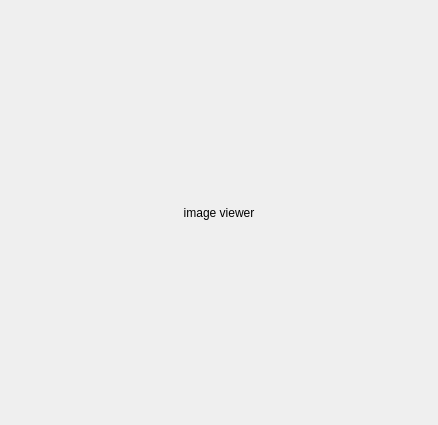
<?xml version="1.0" encoding="UTF-8"?>
<ui version="4.0">
 <class>wid_imageViewer</class>
 <widget class="QWidget" name="wid_imageViewer">
  <property name="geometry">
   <rect>
    <x>0</x>
    <y>0</y>
    <width>438</width>
    <height>425</height>
   </rect>
  </property>
  <property name="windowTitle">
   <string>ImageView</string>
  </property>
  <layout class="QVBoxLayout" name="verticalLayout">
   <item>
    <widget class="QLabel" name="label_imageView">
     <property name="text">
      <string>image viewer</string>
     </property>
     <property name="scaledContents">
      <bool>false</bool>
     </property>
     <property name="alignment">
      <set>Qt::AlignCenter</set>
     </property>
    </widget>
   </item>
  </layout>
 </widget>
 <resources/>
 <connections/>
</ui>
